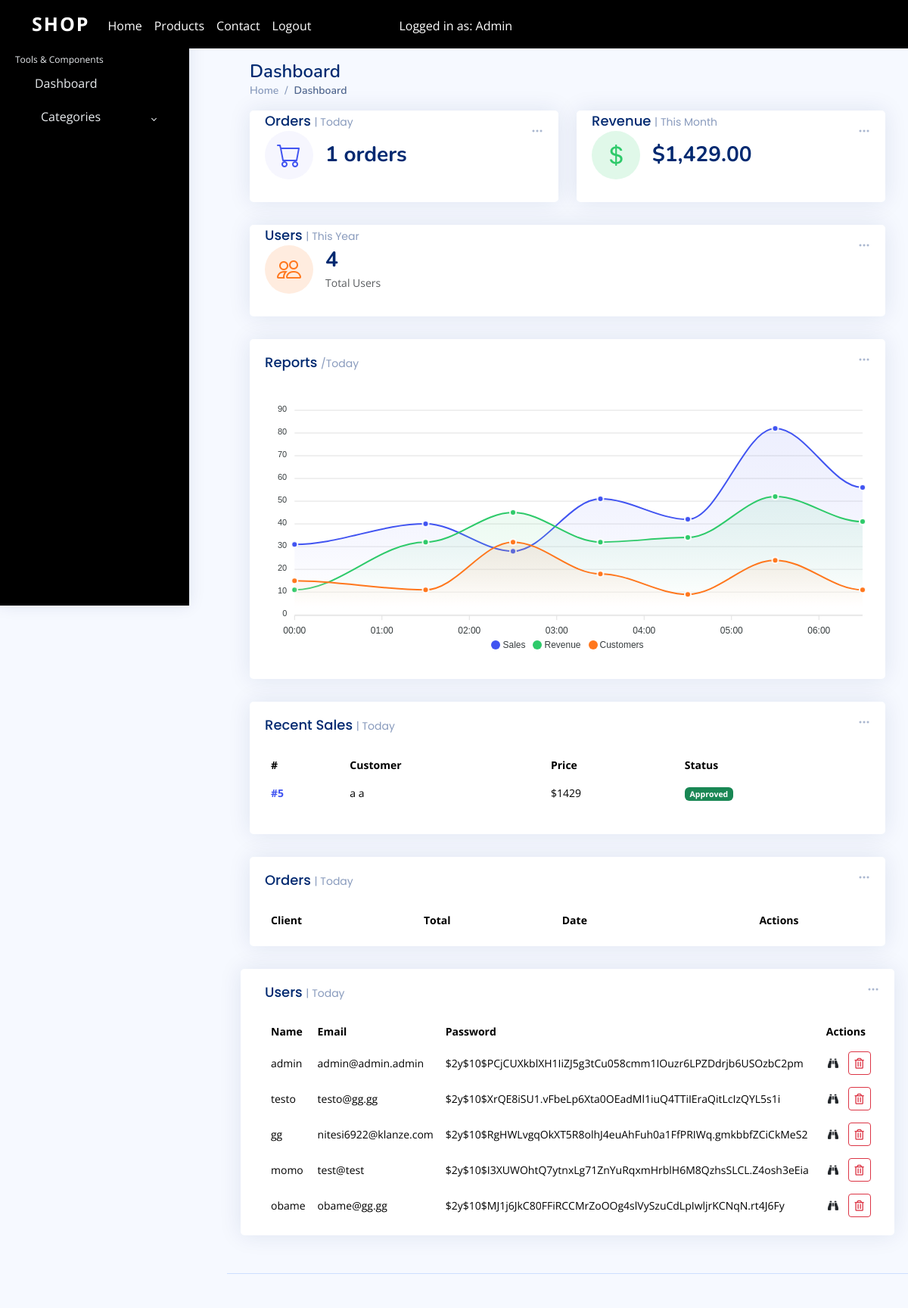
Page /admin/dashboard.php (signed in) on the earlier database version.
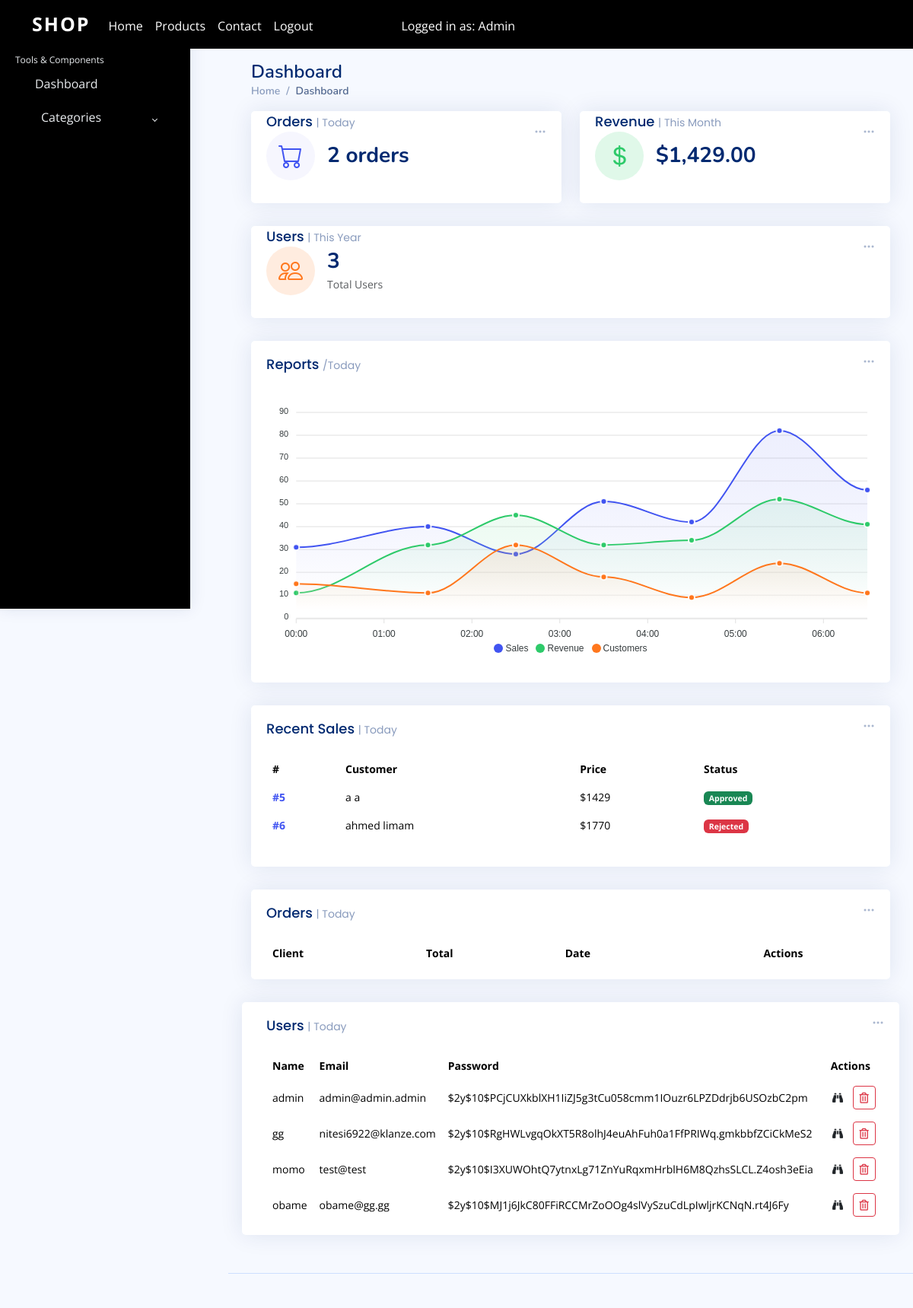
Same page on the later database version.
### tables this page shows
CREATE TABLE `orders` (
  `id` int(99) NOT NULL,
  `customer` varchar(99) NOT NULL,
  `totalprice` varchar(99) NOT NULL,
  `date` varchar(99) NOT NULL,
  `status` varchar(99) NOT NULL,
  `items` varchar(999) NOT NULL
);

CREATE TABLE `users` (
  `id` int(1) NOT NULL,
  `name` varchar(20) NOT NULL,
  `email` varchar(25) NOT NULL,
  `password` varchar(99) NOT NULL
);

### admin/dashboard.php (the view, shortened to what the rows shown need)
<?php session_start();
include "../navbar1.php";
?>
<!DOCTYPE html>
<html lang="en">
<head>
  <link rel="stylesheet" href="https://cdnjs.cloudflare.com/ajax/libs/font-awesome/5.15.4/css/all.min.css">
  <link href="../assets2/vendor/bootstrap/css/bootstrap.min.css" rel="stylesheet">
  <link href="../assets2/vendor/bootstrap-icons/bootstrap-icons.css" rel="stylesheet">
  <link href="../assets2/vendor/boxicons/css/boxicons.min.css" rel="stylesheet">
  <link href="../assets2/vendor/quill/quill.snow.css" rel="stylesheet">
  <link href="../assets2/vendor/quill/quill.bubble.css" rel="stylesheet">
  <link href="../assets2/vendor/remixicon/remixicon.css" rel="stylesheet">
  <link href="../assets2/vendor/simple-datatables/style.css" rel="stylesheet">
  <link href="../assets2/css/style.css" rel="stylesheet">
</head>
<body>
  <main id="main" class="main">
    <div class="pagetitle">
      <h1>Dashboard</h1>
    </div>
    <section class="section dashboard">
      <div class="row">
<div class="col-12">
  <div class="card recent-sales overflow-auto">
    <div class="card-body">
      <table class="table table-borderless datatable">
        <thead>
          <tr>
            <th scope="col">#</th>
            <th scope="col">Customer</th>
            <th scope="col">Price</th>
            <th scope="col">Status</th>
          </tr>
        </thead>
        <tbody>
          <?php
          require('../connection.php');
          $query = "SELECT * FROM orders";
          $stmt = $pdo->query($query);
          if ($stmt) {
            while ($row = $stmt->fetch(PDO::FETCH_ASSOC)) {
              echo "<tr>";
              echo "<th scope='row'><a href='#'>#" . htmlspecialchars($row['id']) . "</a></th>";
              echo "<td>" . htmlspecialchars($row['customer']) . "</td>";
              echo "<td>$" . htmlspecialchars($row['totalprice']) . "</td>";
              echo "<td>";
              if ($row['status'] == 'Approved') {
                echo "<span class='badge bg-success'>" . htmlspecialchars($row['status']) . "</span>";
              } elseif ($row['status'] == 'Pending') {
                echo "<span class='badge bg-warning'>" . htmlspecialchars($row['status']) . "</span>";
              } elseif ($row['status'] == 'Rejected') {
                echo "<span class='badge bg-danger'>" . htmlspecialchars($row['status']) . "</span>";
              }
              echo "</td>";
              echo "</tr>";
            }
          } else {
            echo "<tr><td colspan='4'>No sales found.</td></tr>";
          }
          ?>
        </tbody>
      </table>
    </div>
  </div>
</div>
<div class="col-12">
    <div class="card top-selling overflow-auto" id="orders">
        <div class="card-body pb-0">
            <table class="table table-borderless">
                <thead>
                    <tr>
                        <th>Client</th>
                        <th>Total</th>
                        <th>Date</th>
                        <th class="no-sort text-center">Actions</th>
                    </tr>
                </thead>
            </table>
        </div>
    </div>
</div>
            <div class="card top-selling overflow-auto">
<?php
require('../connection.php');
$query = "SELECT id, name, email, password FROM users";
$stmt = $pdo->query($query);
?>
<div class="card-body pb-0" id="user">
    <table class="table table-borderless">
    <thead>
        <tr>
            <th>Name</th>
            <th>Email</th>
            <th>Password</th>
            <th class="no-sort text-center">Actions</th>
        </tr>
    </thead>
    <tbody>
        <?php
        while ($row = $stmt->fetch(PDO::FETCH_ASSOC)) {
            ?>
            <tr>
                <td><?php echo htmlspecialchars($row['name']); ?></td>
                <td><?php echo htmlspecialchars($row['email']); ?></td>
                <td><?php echo htmlspecialchars($row['password']); ?></td>
                <td class="text-center text-nowrap">
                    <a href="#" class="btn btn-first pl-2 pr-2 btn-sm ml-1 mr-1" title="View details">
                        <i class="fas fa-binoculars"></i>
                    </a>
                    <form action="supprimer_user.php" method="POST" style="display: inline;">
                        <button type="submit" class="btn btn-outline-danger pl-2 pr-2 btn-sm ml-1 mr-1" title="Remove" onclick="return confirm('Are you sure you want to delete this user?');">
                            <i class="far fa-trash-alt"></i>
                        </button>
                    </form>
                </td>
            </tr>
        <?php } ?>
    </tbody>
</table>
</div>
</div>
  </main>
</body>
</html>

Differences in the rows shown:
removed users: name "testo", email "testo@gg.gg", password "$2y$10$XrQE8iSU1.vFbeLp6Xta0OEadMl1iuQ4TTiIEraQitLcIzQYL5s1i"
added orders: id "6", customer "ahmed limam", totalprice "1770", status "Rejected"
Other differences:
$row['orderCount']: "1" → "2"
$totalUsers: "4" → "3"
